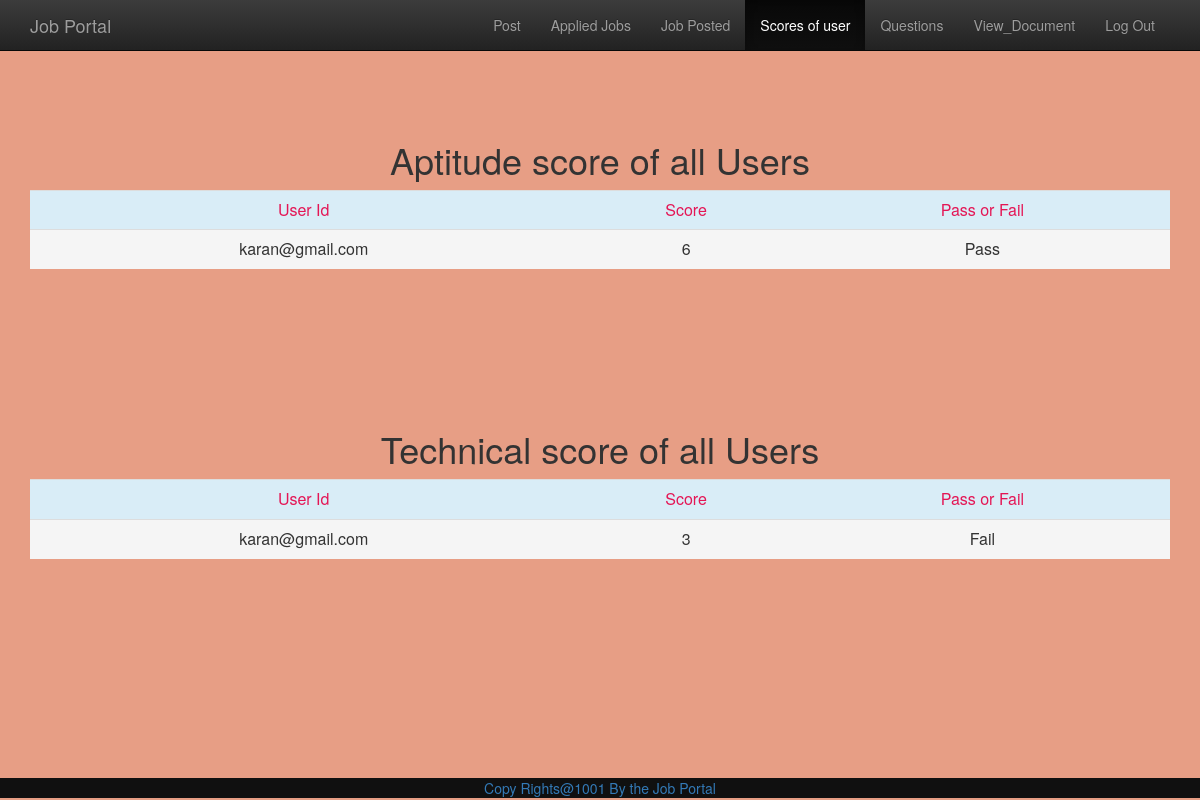
Screenshot of /score.php with the database file from the repository.
### tables this page shows
CREATE TABLE IF NOT EXISTS `user` (
  `id` int(100) NOT NULL AUTO_INCREMENT,
  `fname` varchar(200) NOT NULL,
  `mname` varchar(200) NOT NULL,
  `lname` varchar(200) NOT NULL,
  `email` varchar(200) NOT NULL,
  `pwd` varchar(200) NOT NULL,
  `dob` date NOT NULL,
  `addr` varchar(200) NOT NULL,
  `inst` varchar(200) NOT NULL,
  `coname` varchar(200) NOT NULL,
  `cgpa` float(20,2) NOT NULL,
  `mobile` varchar(100) NOT NULL,
  `gender` varchar(200) NOT NULL,
  `lang` varchar(200) NOT NULL,
  `country` varchar(100) NOT NULL,
  `cv` varchar(200) NOT NULL,
  `pic` varchar(100) NOT NULL,
  PRIMARY KEY (`id`)
);

CREATE TABLE IF NOT EXISTS `pass` (
  `id` int(100) NOT NULL AUTO_INCREMENT,
  `uid` int(100) NOT NULL,
  `score` varchar(100) NOT NULL,
  `pass` varchar(100) NOT NULL,
  PRIMARY KEY (`id`)
);

CREATE TABLE IF NOT EXISTS `tpass` (
  `id` int(100) NOT NULL AUTO_INCREMENT,
  `uid` int(100) NOT NULL,
  `score` varchar(200) NOT NULL,
  `pass` varchar(200) NOT NULL,
  `test` varchar(200) NOT NULL,
  PRIMARY KEY (`id`)
);

### score.php (the view, shortened to what this page needs)
<html>
<head>
<link rel="stylesheet" text="text/css" href="css/bootstrap.min.css">
<link rel="stylesheet" text="text/css" href="css/bootstrap-theme.min.css">
<link rel="stylesheet" text="text/css" href="css/style.css">
</head>
<body  style="background:#E79E85;">
<nav class="navbar navbar-inverse navbar-fixed-top" id="my-navbar">
<div class="container">
<div class="nav-header logo">
<a href="index.php" class="navbar-brand pull-left">Job Portal</a>
</div>
<div class="collapse navbar-collapse menu">
<ul class="nav navbar-nav pull-right" >
<li><a href="Post.php">Post</a></li>
<li><a href="jobs.php">Applied Jobs</a></li>
<li><a href="posted.php">Job Posted</a></li>
<li class="active"><a href="score.php">Scores of user</a></li>
<li><a href="gen.php">Questions</a></li>
<li ><a href="documet.php">View_Document</a></li>
<li><a href="alogout.php">Log Out</a></li>
</ul>
</div>
</div>
</nav>
<div class="container" style="margin-top:120px;">
<h1 class="text-center">Aptitude score of all Users</h1>
<table class="table table-responsive">
<tr class="info text-center" style="color:#E41655;">
<td>
User Id
</td>
<td>
Score
</td>
<td>
Pass or Fail
</td>
</tr>
<?php
	$sql="select u.email,p.score,p.pass from user as u inner join pass as p where u.id=p.uid";
	$res=mysql_query($sql) or die (mysql_error());
	while($row=mysql_fetch_array($res))
	{
		echo "<tr class='active text-center'>";
		echo "<td>";
		echo $row['email'];
		echo "</td>";
		echo "<td>";
		echo $row['score'];
		echo "</td>";
		echo "<td>";
		echo $row['pass'];
		echo "</td>";
		echo "</tr>";
	}
?>
</table>
</div>
<div class="container" style="margin-top:120px;">
<h1 class="text-center">Technical score of all Users</h1>
<table class="table table-responsive">
<tr class="info text-center" style="color:#E41655;">
<td>
User Id
</td>
<td>
Score
</td>
<td>
Pass or Fail
</td>
</tr>
<?php
	$sql="select u.email,p.score,p.pass from user as u inner join tpass as p where u.id=p.uid";
	$res=mysql_query($sql) or die (mysql_error());
	while($row=mysql_fetch_array($res))
	{
		echo "<tr class='active text-center'>";
		echo "<td>";
		echo $row['email'];
		echo "</td>";
		echo "<td>";
		echo $row['score'];
		echo "</td>";
		echo "<td>";
		echo $row['pass'];
		echo "</td>";
		echo "</tr>";
	}
?>
</table>
</div>
<div class="footer text-center bill" style="margin-top:199px;">
<a href="index.php">Copy Rights@1001 <span>By the Job Portal</span></a>
</div>
</body>
</html>

### css/style.css (style rules this page uses)
.bill { background-color:#101010 !important; }

### rows the page displays
user: email "karan@gmail.com", pass.score "6", pass.pass "Pass", tpass.score "3", tpass.pass "Fail"
